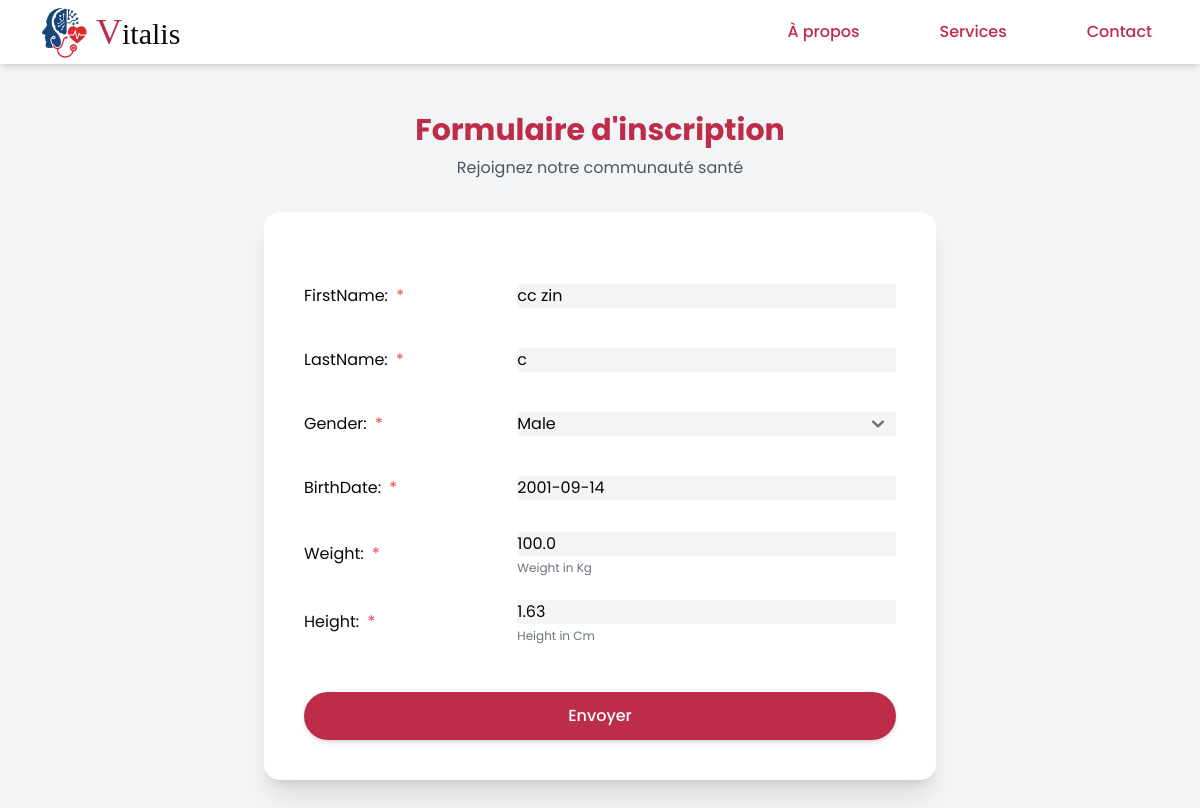
The app's page /edit/1/, older data.
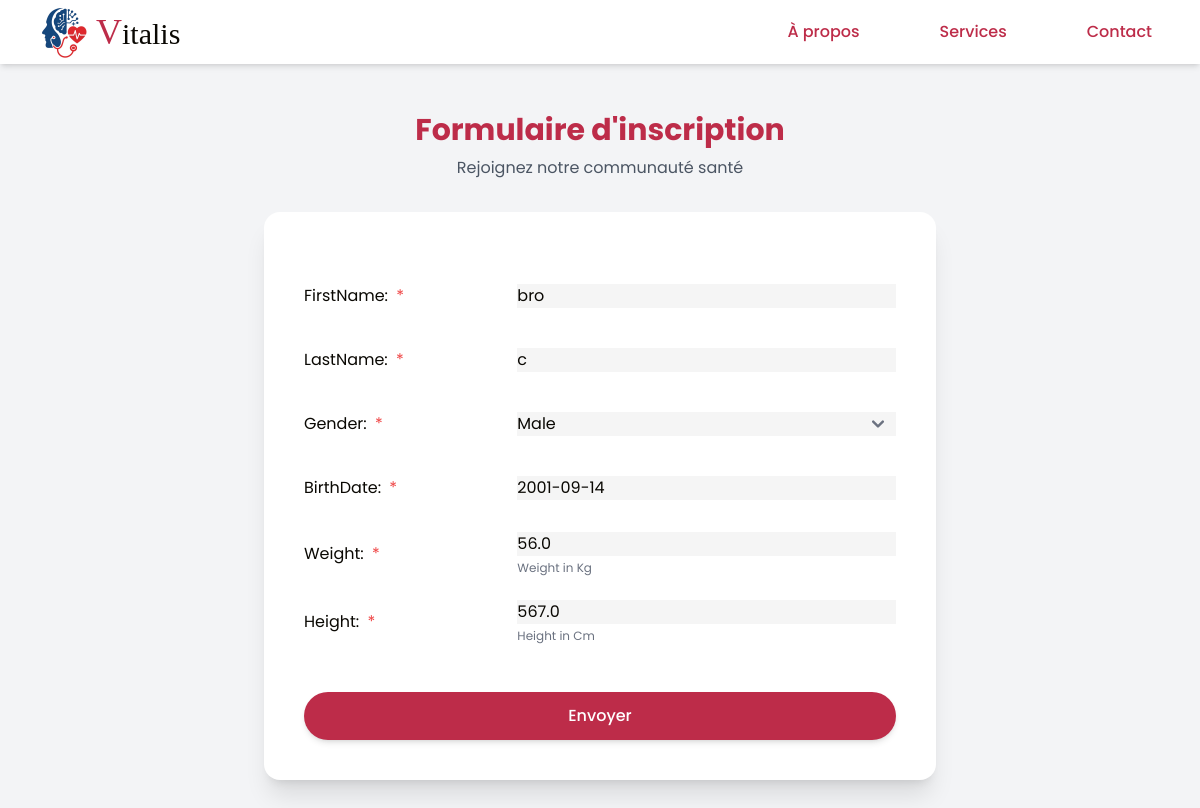
The same page, newer data.
### vitaApp/models.py (models this page shows, shortened)
class User(models.Model) :
    FirstName = models.CharField(max_length=50)
    LastName = models.CharField(max_length=50)
    Gender = models.CharField(max_length=50, choices=GenderChoices)
    BirthDate = models.DateField()
    weight = models.FloatField(help_text="Weight in Kg")
    height = models.FloatField(help_text="Height in Cm")

### vitaApp/views.py (the view)
# urls.py: path('edit/<int:user_id>/',user_edit, name='user_edit'),
def user_edit(request, user_id):
    user = get_object_or_404(User, id=user_id)
    if request.method == 'POST':
        form = UserForm(request.POST, instance=user)
        if form.is_valid():
            form.save()
            return redirect('home', user_id=user.id)
    else:
        form = UserForm(instance=user)
    return render(request, 'form.html', {'form': form})

### vitaApp/forms.py
class UserForm(forms.ModelForm):
    class Meta:
        model = User
        fields = ['FirstName','LastName','Gender', 'BirthDate', 'weight', 'height']

### templates/form.html (shortened to what this page needs)
{% load compress %}
{% load static %}
<!DOCTYPE html>
<html lang="fr">
<head>
    <script src="https://cdn.tailwindcss.com"></script>
    <link href="{% static 'src/output.css' %}" rel="stylesheet">
</head>
<body class="min-h-screen bg-gray-100">
<nav class=" shadow-md bg-white">
        <div class="max-w-7xl mx-auto px-4 sm:px-6 lg:px-8">
            <div class="flex justify-between h-16">
                <div class="flex-shrink-0 flex items-center">
                    <img src="{% static '../static/images/logo.jpg' %}" alt="Logo Vitalis" class="h-16 w-auto">
                    <div class=" text-3xl font-light" style="font-family: Pixelify"><span class="text-[#bd2c49] text-4xl">V</span>italis</div>
                </div>
                <div class="hidden text-red md:flex items-center  gap-20 mx-4">
                    <a href="#acceuil" class="text-[#bd2c49] text-center hover:text-[#5e89ab]  font-medium">À propos</a>
                    <a href="#services" class="text-[#bd2c49] text-center hover:text-[#5e89ab]  font-medium">Services</a>
                    <a href="#contact" class="text-[#bd2c49] text-center hover:text-[#5e89ab]  font-medium">Contact</a>
                </div>
            </div>
        </div>
    </nav>
    <section class="flex flex-col items-center justify-center min-h-[calc(100vh-4rem)] py-12 px-4 sm:px-6 lg:px-8">
        <div class="w-full max-w-2xl">
            <div class="text-center mb-8">
                <h2 class="text-3xl font-bold text-[#bd2c49] mb-2">Formulaire d'inscription</h2>
                <p class="text-gray-600">Rejoignez notre communauté santé</p>
            </div>
            <div class="bg-white rounded-2xl shadow-xl overflow-hidden p-8 sm:p-10">
                <form method="post" class="space-y-6">
                    <div class="space-y-6">
                        {% for field in form %}
                            <div class="form-grid">
                                <label class="form-label">
                                    {{ field.label_tag }}
                                    {% if field.field.required %}<span class="text-red-500 ml-1">*</span>{% endif %}
                                </label>
                                <div class="flex flex-col">
                                    {{ field }}
                                    {% if field.help_text %}
                                        <p class="mt-1 text-xs text-gray-500">{{ field.help_text }}</p>
                                    {% endif %}
                                </div>
                            </div>
                        {% endfor %}
                    </div>
                    <div class="pt-6">
                        <button type="submit" class="w-full btn-primary bg-[#bd2c49] hover:bg-[#5e89ab] text-white font-medium px-6 py-3 rounded-full shadow-md hover:shadow-lg">
                            Envoyer
                        </button>
                    </div>
                </form>
            </div>
        </div>
    </section>
</body>
</html>

### templates/form.html (style rules this page uses)
body { font-family: 'Poppins', sans-serif; color: #0a0803; }
:root { --primary-red: #bd2c49; --secondary-blue: #5e89ab; --light-gray: #f5f5f5; }
input, select, textarea { @apply px-4 py-2 border-2 border-[#bd2c49] rounded-lg focus:ring-2 focus:ring-[#5e89ab] focus:border-[#5e89ab] transition duration-200; background-color: var(--light-gray); }
.form-label { @apply block text-[#0a0803] text-sm font-medium mb-2; padding-top: 0.5rem; padding-bottom: 0.5rem; }
.form-grid { display: grid; grid-template-columns: 1fr 2fr; gap: 1.5rem; align-items: center; margin-bottom: 1.5rem; }
.btn-primary { @apply transition duration-300 transform hover:-translate-y-1; }

Row changes from the older to the newer data that the page shows:
changed User "Male": FirstName "cc zin" → "bro"; weight "100.0" → "56.0"; height "1.63" → "567.0"
